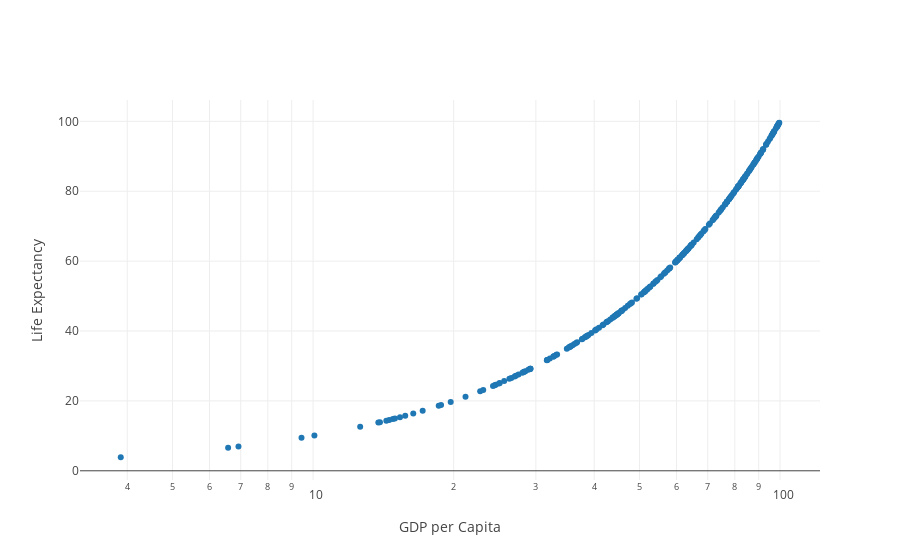

The code cell stored with this chart in its notebook:
### Code cell
# Try to do this with Plotly

fig = {
    'data': [
        {
            'x': df_long['value'], 
            'y': df_long['value'],
            # text': df_cluster.reset_index()['cluster'],
            'mode': 'markers',
        },
#         {
#             'x': df1952.gdpPercap, 
#         	'y': df1952.lifeExp, 
#         	'text': df1952.country, 
#         	'mode': 'markers', 
#         	'name': '1952'}
    ],
    'layout': {
        'xaxis': {'title': 'GDP per Capita', 'type': 'log'},
        'yaxis': {'title': "Life Expectancy"}
    }
}

# fig = dict(data=map_data, layout=layout)
iplot(fig)

### Figure 1 — Plotly figure (JSON) as saved in the notebook; plotly's stock layout.template omitted (floating-point values rounded to 4 significant figures; data arrays with more than 128 entries replaced by an {"elided": "..."} marker saying what was removed)
{"data": [{"mode": "markers", "x": {"elided": "287 float values"}, "y": {"elided": "287 float values"}}], "layout": {"xaxis": {"title": "GDP per Capita", "type": "log"}, "yaxis": {"title": "Life Expectancy"}}}
